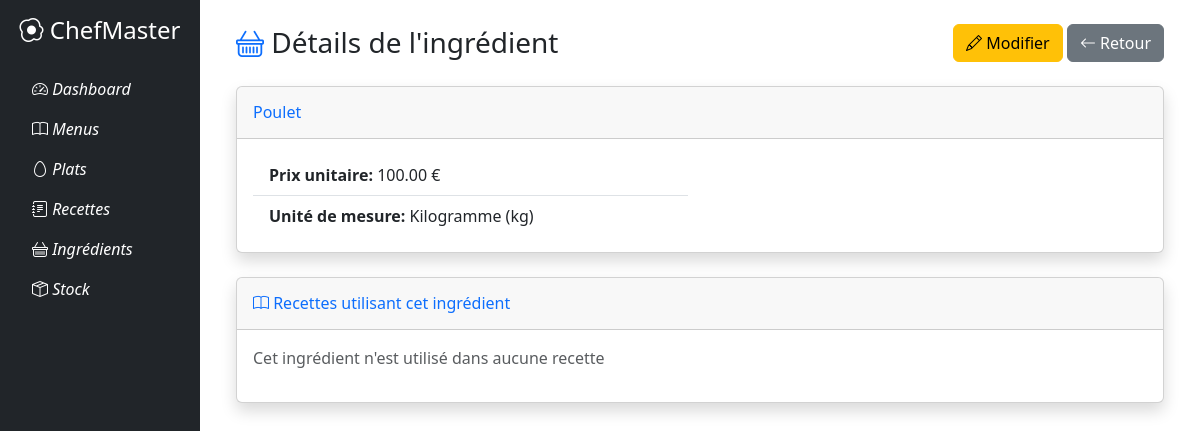
/ingredients/6/, run on an earlier commit of the app's database.
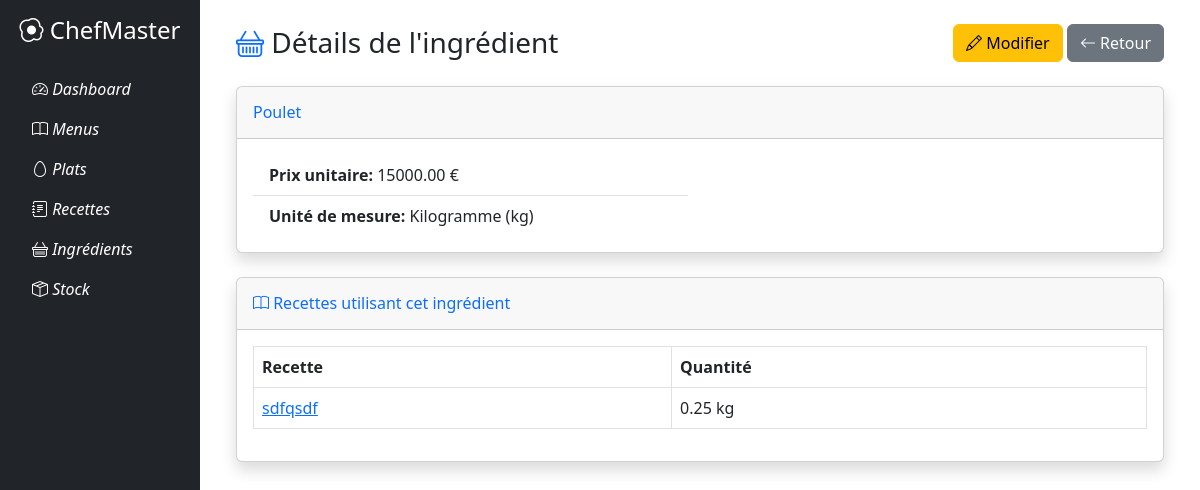
And on a later commit of the database.
### ingredients/models.py (models this page shows, shortened)
class Ingredient(models.Model):
    UNITE_MESURE_CHOICES = [
        ('kg', 'Kilogramme (kg)'),
        ('g', 'Gramme (g)'),
        ('l', 'Litre (l)'),
        ('ml', 'Millilitre (ml)'),
        ('m', 'Mètre (m)'),
        ('cm', 'Centimètre (cm)'),
        ('piece', 'Pièce'),
        ('autre', 'Autre'),
    ]
    nom = models.CharField(max_length=100)
    unite_mesure = models.CharField(max_length=50, choices=UNITE_MESURE_CHOICES, default='piece') # default value added
    quantite = models.DecimalField( max_digits=10, decimal_places=2, default=1.0, verbose_name="Quantité disponible" )
    prix_unitaire = models.DecimalField(max_digits=10, decimal_places=2, verbose_name="Prix unitaire (TND)", validators=[MinValueValidator(0)])
    date_achat = models.DateField(null=True, blank=True, verbose_name="Date d'achat")  # Saisie manuelle
    date_validite = models.DateField( verbose_name="Date de validité", null=True, blank=True )

### recettes/models.py (models this page shows, shortened)
class CompositionRecette(models.Model):
    recette = models.ForeignKey(Recette, on_delete=models.CASCADE)
    ingredient = models.ForeignKey(Ingredient, on_delete=models.CASCADE)
    quantite = models.DecimalField(max_digits=6, decimal_places=2)
    class Meta:
        unique_together = ('recette', 'ingredient')

class Recette(models.Model):
    nom = models.CharField(max_length=100)
    description = models.TextField(blank=True)
    temps_preparation = models.PositiveIntegerField(help_text="Temps en minutes")
    instructions = models.TextField()
    ingredients = models.ManyToManyField(Ingredient, through='CompositionRecette')

### ingredients/views.py (the view)
# urls.py: path('<int:pk>/', views.IngredientDetailView.as_view(), name='detail'),
class IngredientDetailView(DetailView):
    model = Ingredient
    template_name = 'ingredients/ingredient_detail.html'
    context_object_name = 'ingredient'
    def get_context_data(self, **kwargs):
        context = super().get_context_data(**kwargs)
        context['used_in_recipes'] = self.object.compositionrecette_set.select_related('recette').all()
        return context

### ingredients/templates/ingredients/ingredient_detail.html
{% extends 'base.html' %}
{% block content %}
<div class="container-fluid">
    <div class="d-sm-flex align-items-center justify-content-between mb-4">
        <h1 class="h3 mb-0 text-gray-800">
            <i class="bi bi-basket text-primary"></i> Détails de l'ingrédient
        </h1>
        <div>
            <a href="{% url 'ingredients:update' object.pk %}" class="btn btn-warning">
                <i class="bi bi-pencil"></i> Modifier
            </a>
            <a href="{% url 'ingredients:list' %}" class="btn btn-secondary">
                <i class="bi bi-arrow-left"></i> Retour
            </a>
        </div>
    </div>
    <div class="card shadow mb-4">
        <div class="card-header py-3">
            <h6 class="m-0 font-weight-bold text-primary">{{ object.nom }}</h6>
        </div>
        <div class="card-body">
            <div class="row">
                <div class="col-md-6">
                    <ul class="list-group list-group-flush">
                        <li class="list-group-item">
                            <strong>Prix unitaire:</strong> {{ object.prix_unitaire }} €
                        </li>
                        <li class="list-group-item">
                            <strong>Unité de mesure:</strong> {{ object.get_unite_mesure_display }}
                        </li>
                    </ul>
                </div>
            </div>
        </div>
    </div>
    <div class="card shadow mb-4">
        <div class="card-header py-3">
            <h6 class="m-0 font-weight-bold text-primary">
                <i class="bi bi-book"></i> Recettes utilisant cet ingrédient
            </h6>
        </div>
        <div class="card-body">
            {% if object.compositionrecette_set.all %}
            <div class="table-responsive">
                <table class="table table-bordered">
                    <thead>
                        <tr>
                            <th>Recette</th>
                            <th>Quantité</th>
                        </tr>
                    </thead>
                    <tbody>
                        {% for composition in object.compositionrecette_set.all %}
                        <tr>
                            <td>
                                <a href="{% url 'recette:detail' composition.recette.pk %}">
                                    {{ composition.recette.nom }}
                                </a>
                            </td>
                            <td>{{ composition.quantite }} {{ object.unite_mesure }}</td>
                        </tr>
                        {% endfor %}
                    </tbody>
                </table>
            </div>
            {% else %}
            <p class="text-muted">Cet ingrédient n'est utilisé dans aucune recette</p>
            {% endif %}
        </div>
    </div>
</div>
{% endblock %}

What changed in the data, as far as the page shows it:
changed Ingredient "Poulet": prix_unitaire "100.00" → "15000.00"
added CompositionRecette: recette.nom "sdfqsdf", quantite "0.25", {{ object.unite_mesure }} "kg"
Also different on the page:
text no longer shown: "Cet ingrédient n'est utilisé dans aucune recette"
text now shown: "Recette Quantité"
